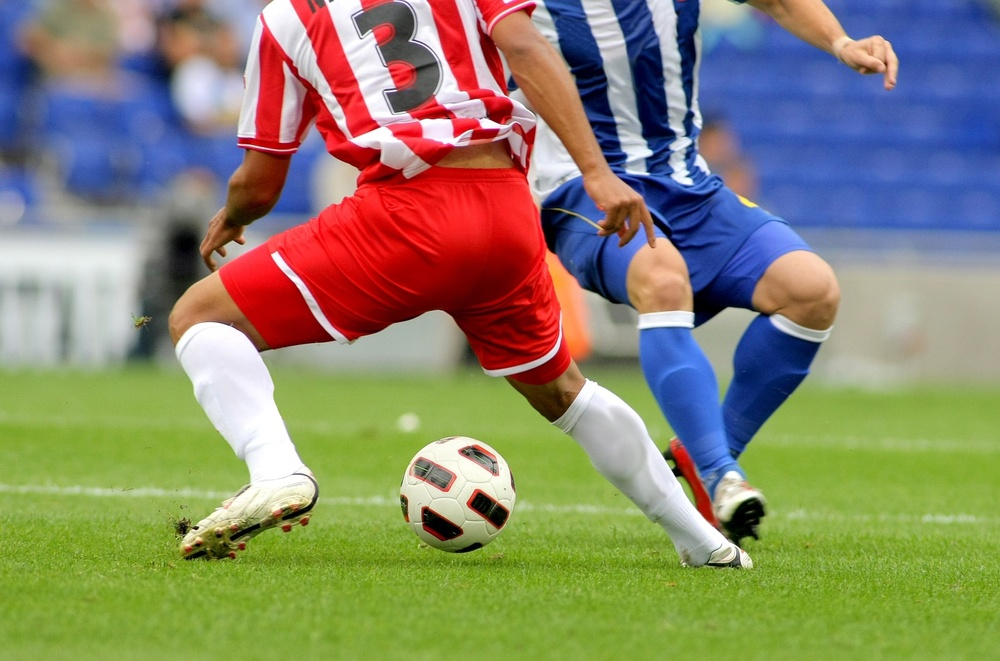
#> input picture ch4/soccer.jpg, 1000 x 661 px, shrunk from 1434 x 948 before the run
$ python 4-3.py
#> lines starting #> are read from the running program, lines starting #| are printed output that depends on the picture; after the words box and inside, x2 and y2 are one past the last pixel; in counts of white or black regions, pixels touching at a corner belong together
import cv2 as cv

img =cv.imread('../ch4/soccer.jpg')
#> img is the input picture: shape (661, 1000, 3); mean B, G, R 107.3, 133.3, 136.8
gray =cv.cvtColor(img,cv.COLOR_BGR2GRAY)
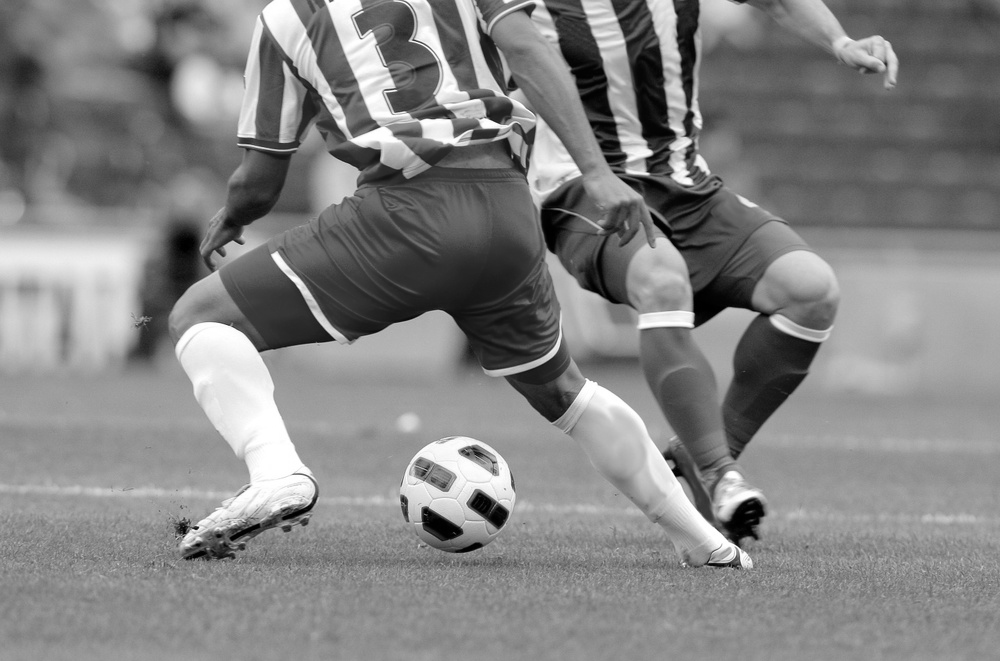
#> gray: shape (661, 1000); min 0, max 255, mean 131.4

t,bin_gray =cv.threshold(gray,0,255,cv.THRESH_BINARY + cv.THRESH_OTSU)
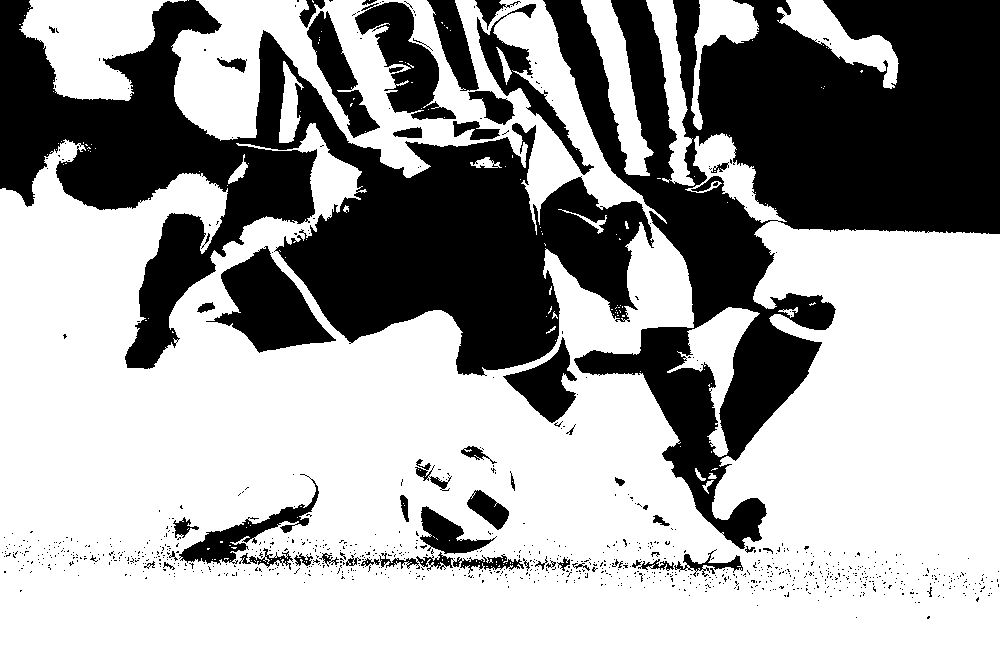
#> bin_gray: shape (661, 1000); 64.2% white; 972 black regions (918 under 20 px)
#> t = 119
contour,hierarchy = cv.findContours(bin_gray,cv.RETR_LIST,cv.CHAIN_APPROX_NONE)
#> contour = 1538 contours, 1444 with area under 20; largest, box (x1, y1, x2, y2) and area: (0, 0, 1000, 661) 423814, (19, 0, 187, 101) 9459, (205, 245, 337, 354) 6796, (354, 1, 457, 121) 5328, (581, 0, 654, 176) 4350

lcontour =[]

for i in range(len(contour)):
    if contour[i].shape[0] > 100:
        lcontour.append(contour[i])
#> after the loop, lcontour = 26 contours; largest, box (x1, y1, x2, y2) and area: (0, 0, 1000, 661) 423814, (19, 0, 187, 101) 9459, (205, 245, 337, 354) 6796, (354, 1, 457, 121) 5328, (581, 0, 654, 176) 4350


cv.drawContours(img,lcontour,-1,(255,0,0),3)
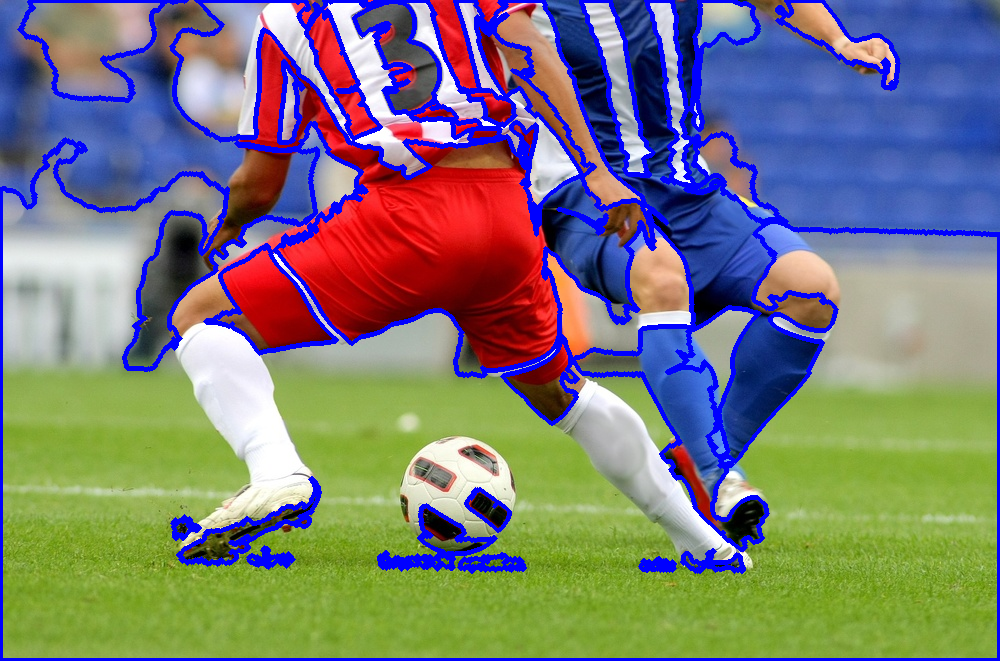
#> img: shape (661, 1000, 3); 10.08% of pixels changed, all inside (x1, y1, x2, y2) = (0, 0, 1000, 661)

cv.imshow('original',img)
cv.imshow('contour',bin_gray)

cv.waitKey()
cv.destroyAllWindows()

$ run again, with ch4/apples.jpg copied over ch4/soccer.jpg
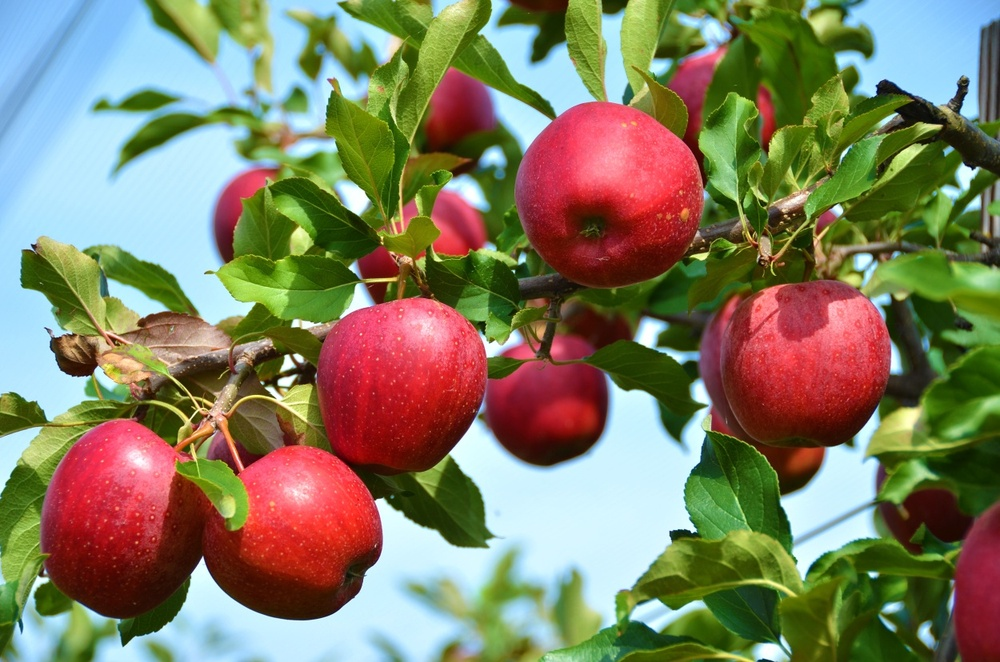
#> input picture ch4/apples.jpg, 1000 x 662 px, shrunk from 1250 x 828 before the run
#> img is the input picture: shape (662, 1000, 3); mean B, G, R 98.6, 125.8, 129.6
#> `t,bin_gray =cv.threshold(gray,0,255,cv.THRESH_BINARY + cv.THRESH_OTSU)`:
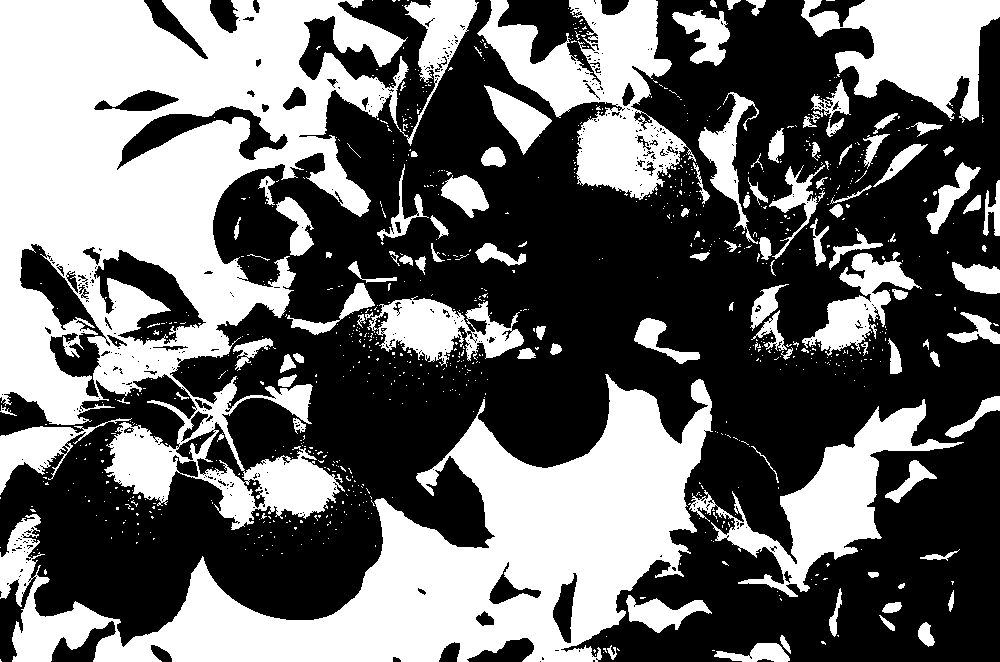
#> bin_gray: shape (662, 1000); 41.8% white; 923 white regions (809 under 20 px)
#> t = 133
#> contour = 1659 contours, 1494 with area under 20; largest, box (x1, y1, x2, y2) and area: (0, 0, 479, 530) 127006, (0, 374, 713, 662) 73674, (477, 0, 696, 200) 18394, (801, 0, 1000, 123) 12826, (688, 399, 964, 597) 12588
#> after the loop `for i in range(len(contour)):`: lcontour = 45 contours; largest, box (x1, y1, x2, y2) and area: (0, 0, 479, 530) 127006, (0, 374, 713, 662) 73674, (477, 0, 696, 200) 18394, (801, 0, 1000, 123) 12826, (688, 399, 964, 597) 12588
#> `cv.drawContours(img,lcontour,-1,(255,0,0),3)`:
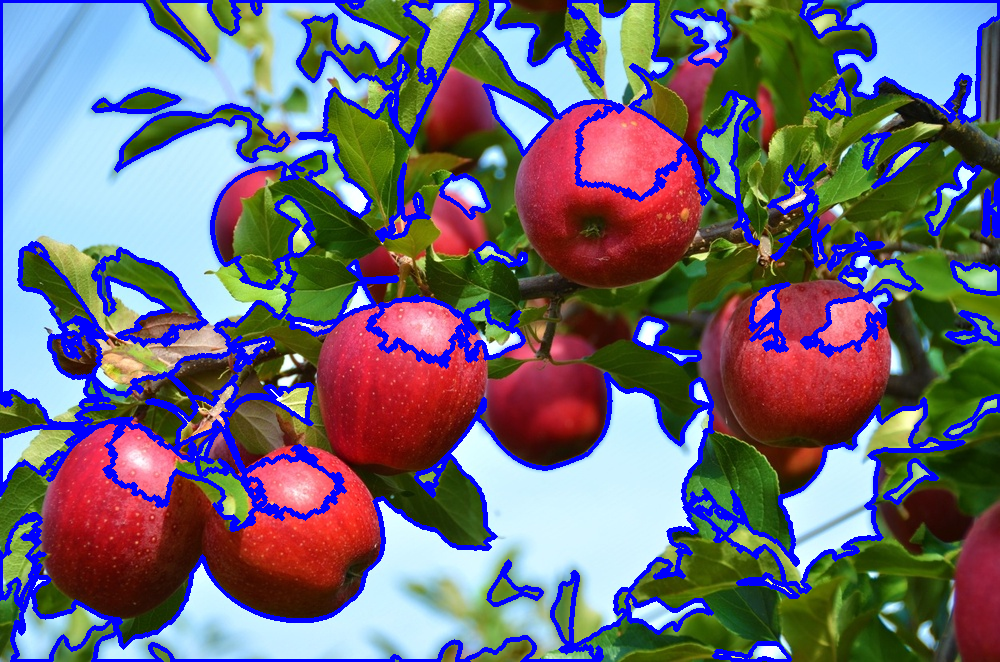
#> img: shape (662, 1000, 3); 13.95% of pixels changed, all inside (x1, y1, x2, y2) = (0, 0, 1000, 662)

$ run again, with ch4/road.jpg copied over ch4/soccer.jpg
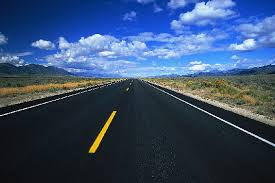
#> input picture ch4/road.jpg, 275 x 183 px
#> img is the input picture: shape (183, 275, 3); mean B, G, R 108.1, 76.5, 55.1
#> `t,bin_gray =cv.threshold(gray,0,255,cv.THRESH_BINARY + cv.THRESH_OTSU)`:
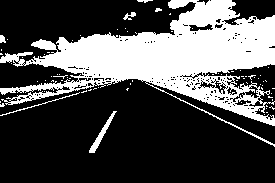
#> bin_gray: shape (183, 275); 31.1% white; 75 white regions (68 under 20 px)
#> t = 94
#> contour = 308 contours, 289 with area under 20; largest, box (x1, y1, x2, y2) and area: (0, 0, 275, 147) 15116, (89, 111, 117, 153) 176, (188, 23, 214, 32) 126, (244, 85, 260, 99) 102, (214, 80, 227, 95) 88
#> after the loop `for i in range(len(contour)):`: lcontour = 2 contours; box (x1, y1, x2, y2) and area: (0, 0, 275, 147) 15116, (0, 92, 80, 116) 20
#> `cv.drawContours(img,lcontour,-1,(255,0,0),3)`:
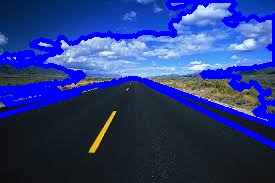
#> img: shape (183, 275, 3); 15.32% of pixels changed, all inside (x1, y1, x2, y2) = (0, 0, 275, 149)
